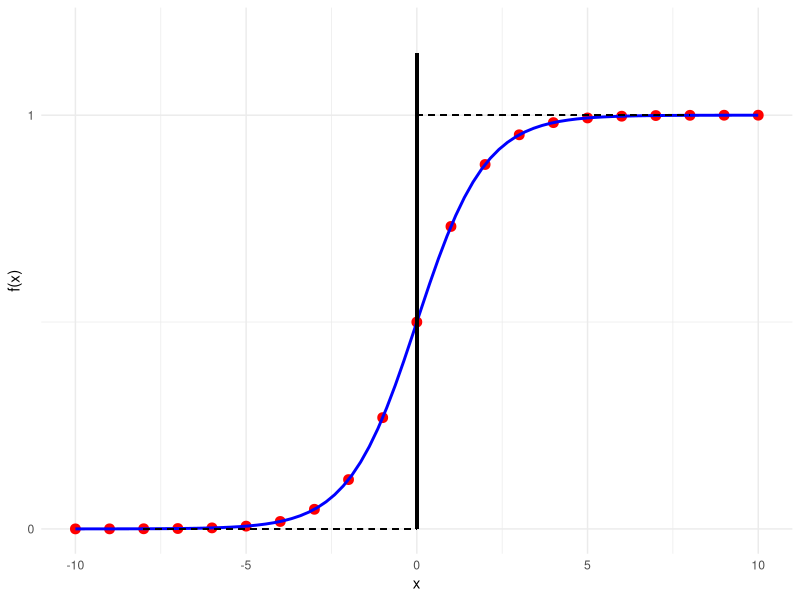

Source code (R):
# Load the Required Package:
library(ggplot2)

# Create sample data
set.seed(123) 
x <- seq(-10, 10, by = 1)
y <- 1 / (1 + exp(-x)) 

# Create a dataframe
data <- data.frame(x = x, y = y)

# Generate scatter plot 
ggplot(data, aes(x = x, y = y)) +
  geom_point(color = 'red', size = 3) + 
  geom_smooth(method = 'glm',
              method.args=list(family=binomial),
              color='blue',
              se = F) +  
  scale_y_continuous(breaks = c(0, 1), limits = c(0, 1.2)) + 
  geom_segment(aes(x = -8, xend = 0, y = 0, yend = 0), linetype = "dashed") +
  geom_segment(aes(x = 0, xend = 8, y = 1, yend = 1), linetype = "dashed") +
  geom_segment(aes(x = 0, xend = 0, y = 0, yend = 1.15), linetype = "solid", size = 1) +
  theme_minimal() +
  # xlab("") +
  ylab("f(x)") +
  theme(plot.title = element_text(hjust = 0.5)) 
